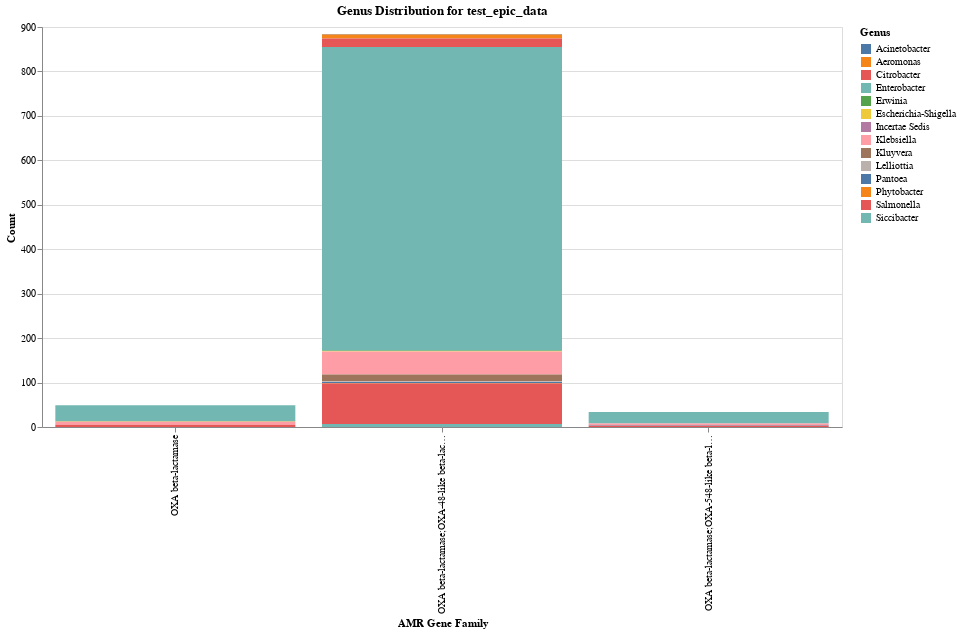

The notebook cell this image was saved under:
### Code cell
# 4. Create abundance table and plot abundance
# Selfwritten python script "generate_genus_distribution_plot.py"
# Input: all filtered_result.csv parts of one sample
# Output: abundance plot over all ABRs

import altair as alt

input_files = ["/local/work/adrian/ERMA/results/test_epic_data/001/filtered_results.csv","/local/work/adrian/ERMA/results/test_epic_data/002/filtered_results.csv"]
necessary_columns = ["query_id","part","genus","AMR Gene Family"]
sample_name = "test_epic_data"

df = pd.read_csv(input_files[0], sep=",", header=0)
first_query = df["query_id"].iloc[1]
test = df[df["query_id"] == first_query]

display(Markdown(f"""
## Create abundance table
---
### 1. Parse filtered results with reduced columns, drop duplicates and merge (see cell before)
### 2. Merge split fasta parts in one dataframe\n
### 3. Groupy by AMR Gene Family and genus (export table)\n
```combined_df.groupby(['AMR Gene Family_abr', 'genus_16S']).size()```\n
### 4. Plot count per AMR Gene Family
---
## Create abundance plot
"""))

all_data = []
for input_file in input_files:
        df = pd.read_csv(input_file, sep=",", usecols=necessary_columns, header=0)
        df = df.drop_duplicates()
        # Split and merge ABR and 16S data by query_id
        abr = df[df["part"] == "ABR"]
        sixteen_s = df[df["part"] == "16S"]
        df_merged = pd.merge(abr, sixteen_s, on='query_id', suffixes=('_abr', '_16S'))

        # Assign genus based on 16S path for each merged record
        all_data.append(df_merged)  # Append the DataFrame to the list
        # Concatenate all DataFrames into one
combined_df = pd.concat(all_data, ignore_index=True)

# Group by AMR gene family and genus across all files
genus_distribution = combined_df.groupby(['AMR Gene Family_abr', 'genus_16S']).size().reset_index(name='count')
display(genus_distribution)
# Create the Altair bar chart
chart = alt.Chart(genus_distribution).mark_bar().encode(
        x=alt.X('AMR Gene Family_abr', title='AMR Gene Family'),
        y=alt.Y('count', title='Count'),
        color=alt.Color('genus_16S', title='Genus'),
        tooltip=['AMR Gene Family_abr', 'genus_16S', 'count']
).properties(
title=f'Genus Distribution for {sample_name}',
width=800,
height=400
)

# Save the plot as an HTML file
chart

### Figure 1 — Vega-Lite specification as saved in the notebook (floating-point values rounded to 4 significant figures)
{"config": {"view": {"continuousWidth": 400, "continuousHeight": 300}}, "data": {"name": "data-04a501c946f22366f2ab4209146c5724"}, "mark": "bar", "encoding": {"color": {"field": "genus_16S", "title": "Genus", "type": "nominal"}, "tooltip": [{"field": "AMR Gene Family_abr", "type": "nominal"}, {"field": "genus_16S", "type": "nominal"}, {"field": "count", "type": "quantitative"}], "x": {"field": "AMR Gene Family_abr", "title": "AMR Gene Family", "type": "nominal"}, "y": {"field": "count", "title": "Count", "type": "quantitative"}}, "height": 400, "title": "Genus Distribution for test_epic_data", "width": 800, "$schema": "https://vega.github.io/schema/vega-lite/v4.17.0.json", "datasets": {"data-04a501c946f22366f2ab4209146c5724": [{"AMR Gene Family_abr": "OXA beta-lactamase", "genus_16S": "Enterobacter", "count": 36}, {"AMR Gene Family_abr": "OXA beta-lactamase", "genus_16S": "Escherichia-Shigella", "count": 1}, {"AMR Gene Family_abr": "OXA beta-lactamase", "genus_16S": "Incertae Sedis", "count": 1}, {"AMR Gene Family_abr": "OXA beta-lactamase", "genus_16S": "Klebsiella", "count": 6}, {"AMR Gene Family_abr": "OXA beta-lactamase", "genus_16S": "Salmonella", "count": 5}, {"AMR Gene Family_abr": "OXA beta-lactamase;OXA-48-like beta-lactamase", "genus_16S": "Acinetobacter", "count": 1}, {"AMR Gene Family_abr": "OXA beta-lactamase;OXA-48-like beta-lactamase", "genus_16S": "Aeromonas", "count": 9}, {"AMR Gene Family_abr": "OXA beta-lactamase;OXA-48-like beta-lactamase", "genus_16S": "Citrobacter", "count": 19}, {"AMR Gene Family_abr": "OXA beta-lactamase;OXA-48-like beta-lactamase", "genus_16S": "Enterobacter", "count": 683}, {"AMR Gene Family_abr": "OXA beta-lactamase;OXA-48-like beta-lactamase", "genus_16S": "Erwinia", "count": 1}, {"AMR Gene Family_abr": "OXA beta-lactamase;OXA-48-like beta-lactamase", "genus_16S": "Escherichia-Shigella", "count": 1}, {"AMR Gene Family_abr": "OXA beta-lactamase;OXA-48-like beta-lactamase", "genus_16S": "Klebsiella", "count": 52}, {"AMR Gene Family_abr": "OXA beta-lactamase;OXA-48-like beta-lactamase", "genus_16S": "Kluyvera", "count": 15}, {"AMR Gene Family_abr": "OXA beta-lactamase;OXA-48-like beta-lactamase", "genus_16S": "Lelliottia", "count": 2}, {"AMR Gene Family_abr": "OXA beta-lactamase;OXA-48-like beta-lactamase", "genus_16S": "Pantoea", "count": 2}, {"AMR Gene Family_abr": "OXA beta-lactamase;OXA-48-like beta-lactamase", "genus_16S": "Phytobacter", "count": 1}, {"AMR Gene Family_abr": "OXA beta-lactamase;OXA-48-like beta-lactamase", "genus_16S": "Salmonella", "count": 91}, {"AMR Gene Family_abr": "OXA beta-lactamase;OXA-48-like beta-lactamase", "genus_16S": "Siccibacter", "count": 7}, {"AMR Gene Family_abr": "OXA beta-lactamase;OXA-548-like beta-lactamase", "genus_16S": "Enterobacter", "count": 26}, {"AMR Gene Family_abr": "OXA beta-lactamase;OXA-548-like beta-lactamase", "genus_16S": "Klebsiella", "count": 4}, {"AMR Gene Family_abr": "OXA beta-lactamase;OXA-548-like beta-lactamase", "genus_16S": "Pantoea", "count": 1}, {"AMR Gene Family_abr": "OXA beta-lactamase;OXA-548-like beta-lactamase", "genus_16S": "Salmonella", "count": 3}]}}
